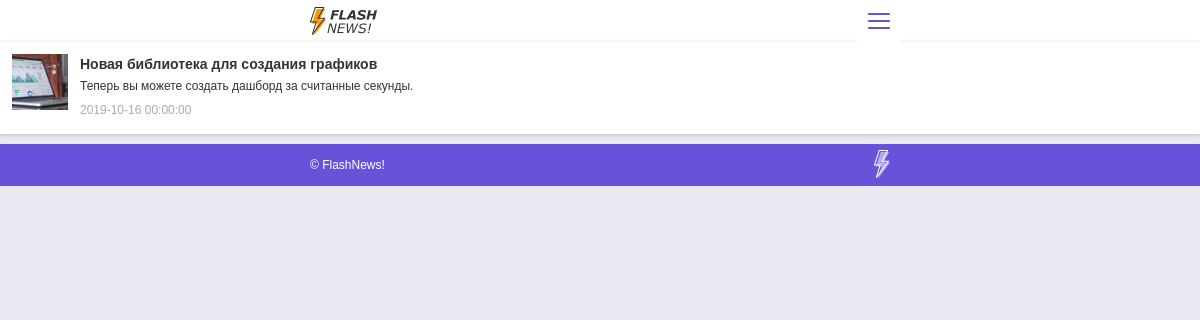
The page /single.php?news=1 on the database its author committed.
### tables this page shows
CREATE TABLE `news` (
  `id` int NOT NULL,
  `title` varchar(150) NOT NULL COMMENT 'Название статьи',
  `text` text NOT NULL,
  `imgUrl` varchar(100) NOT NULL,
  `date` datetime NOT NULL DEFAULT CURRENT_TIMESTAMP
);

### single.php (the view, shortened to what this page needs)
<?php
    require('php/header.php');
    $newsId = $_GET['news'];
    $oneNews = $con->prepare('SELECT * FROM `news` WHERE `id` = :id');
    $oneNews->execute(['id' => $newsId]);
    $news = $oneNews->fetch(PDO::FETCH_OBJ);
?>
<section class="list-title-view">
            <article class="new-block">
            <img src="<?=$news->imgUrl?>" alt="Картинка померла">
            <div class="new-block-text">
              <h3><?=$news->title?></h3>
              <p><?=$news->text?></p>
              <time datetime="<?=$news->date?>"><?=$news->date?></time>
            </div>
          </article>
</section>
<?php
require('php/footer.php')
?>

### setting.css (style rules this page uses)
* { box-sizing: border-box }
body { font-family: "Verdana", "Tahoma", sans-serif; font-size: 12px; line-height: 16px }
.header-link, .new-block h3 { font-size: 14px; line-height: 20px }
.new-block { display: flex; margin-bottom: 10px; padding: 12px 12px 16px }
.new-block img { flex-shrink: 0; margin-right: 12px; width: 56px; height: 56px; object-fit: cover }
.new-block h3 { margin: 0 0 4px }
.new-block p { margin: 0 0 8px }
.new-block time, body { margin: 0 }

### style.css (style rules this page uses)
.light-theme { color: #333333; background-color: #eae9f2; }
.light-theme .new-block { background-color: #ffffff; box-shadow: 0 1px 4px rgba(0, 0, 0, 0.2); }
.light-theme .new-block time { color: #aaaaaa; }

### rows shown on the page
news: imgUrl (picture), title "Новая библиотека для создания графиков", text "Теперь вы можете создать дашборд за считанные секунды.", date "2019-10-16 00:00:00"
